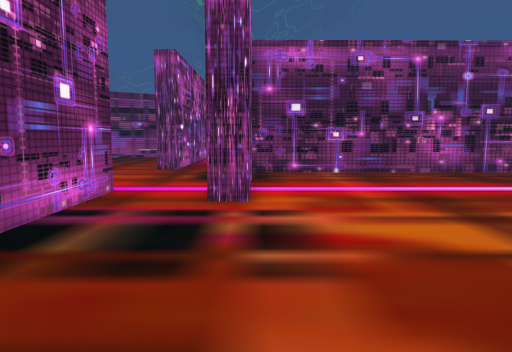
view 1 (above)

19 first-person views from a walk through a scene from a Unity 3-D project. The camera is 1.4 m above the floor, tilts 6° down and sees 70° across. The floor is counted in squares, 1 m on a side. Each view is taken from the middle of a square. On the plan, view 1 faces up. The plan holds only what a view shows up to about 16 squares ahead; the rest is blank. The place goes on beyond the plan.

view 2
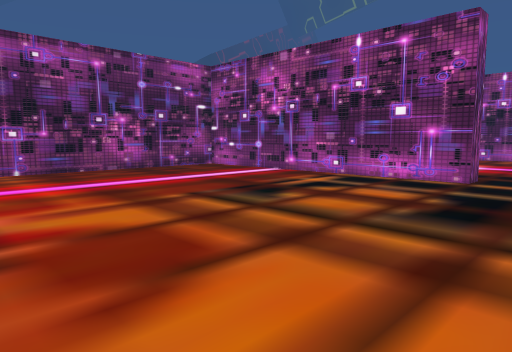

view 3
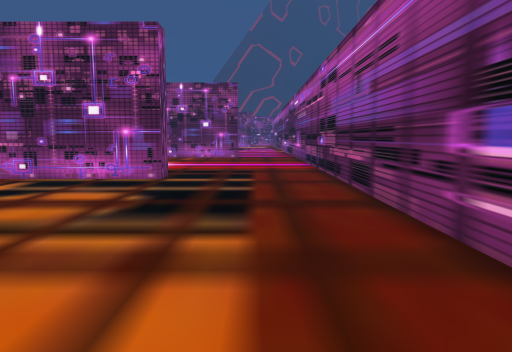

view 4
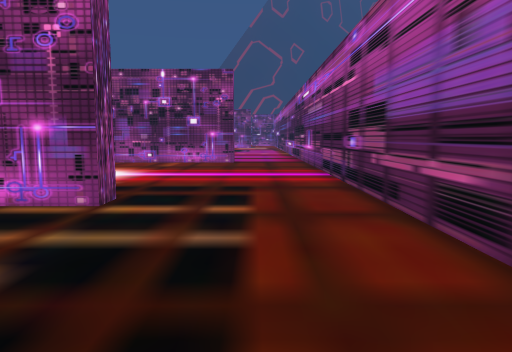

view 5
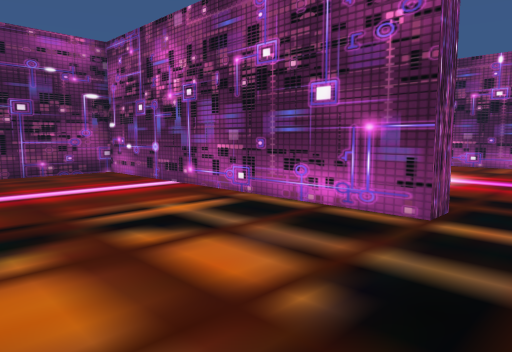

view 6
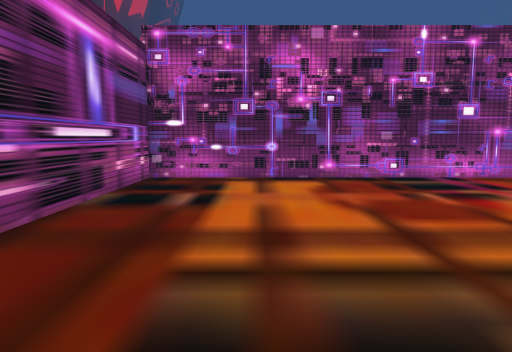

view 7
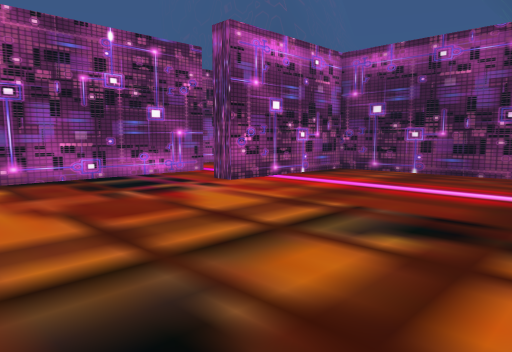

view 8
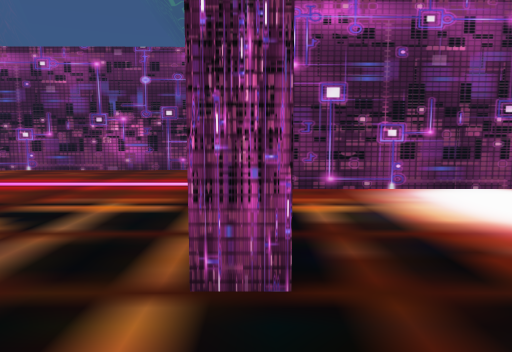

view 9
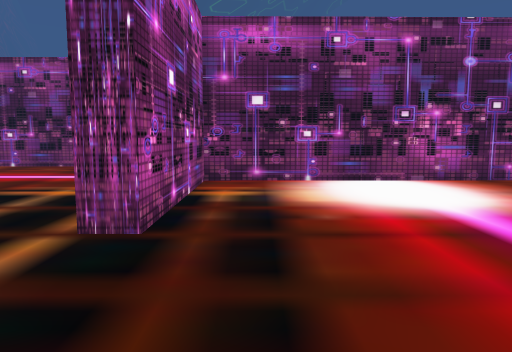

view 10
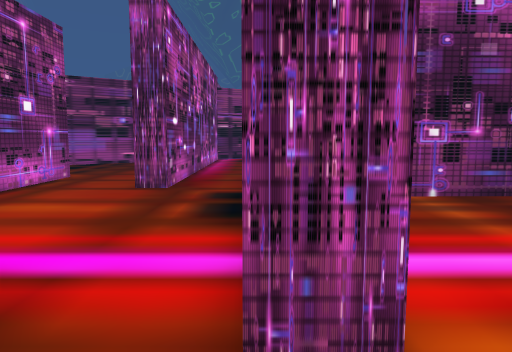

view 11
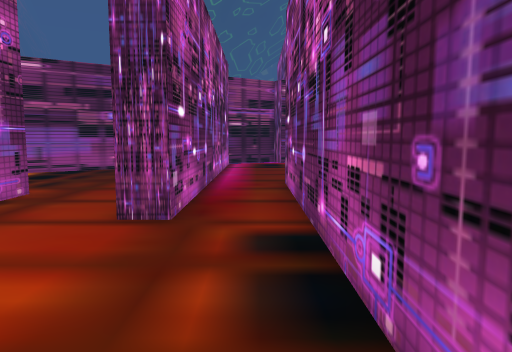

view 12
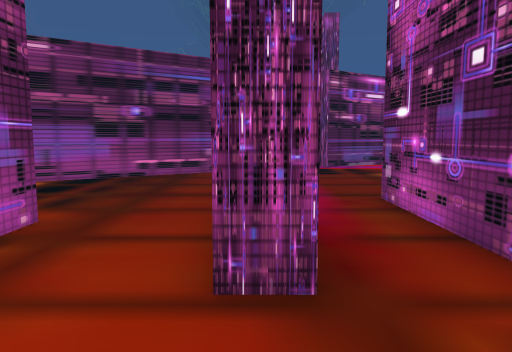

view 13
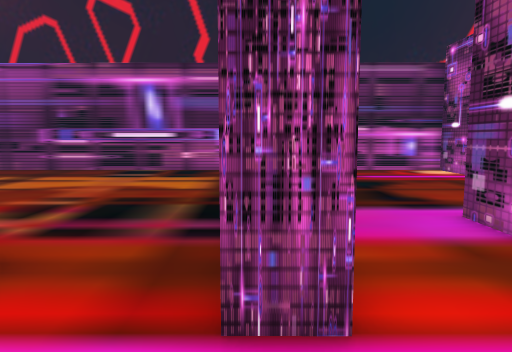

view 14
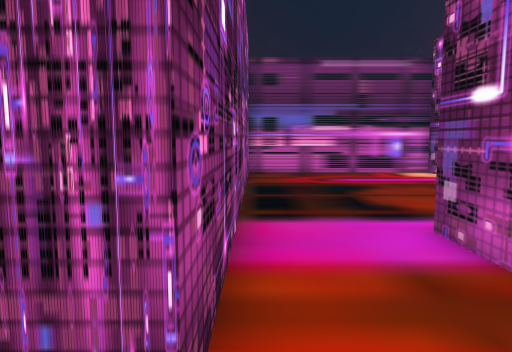

view 15
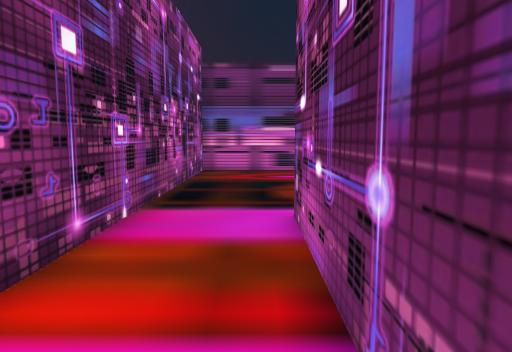

view 16
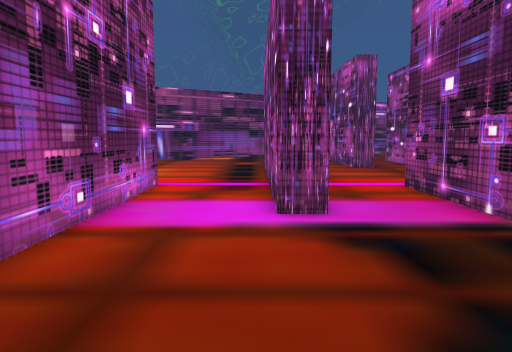

view 17
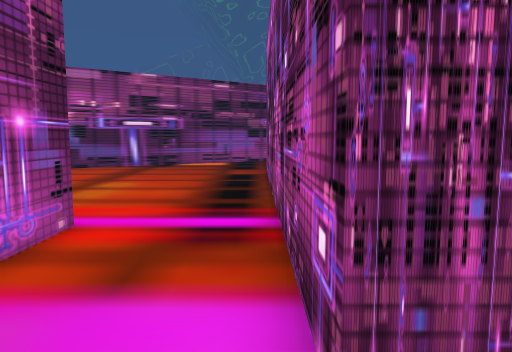

view 18
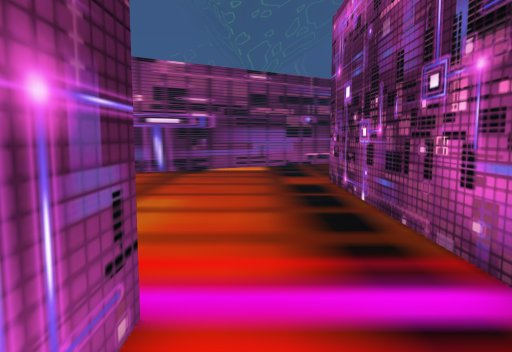

view 19
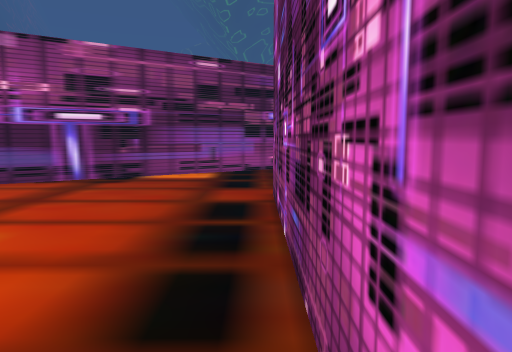

### Floor plan
Points are (right, up) in squares from view 1. A wall is a line through its corners. A room is listed if a view was taken in it or the views show most of it. See-through windows are left out.
Room 1 (views 1, 2, 3, 4, 5, 6, 7, 8, 9, 10)
walls: (-3.7, 7.5) (-3.8, -3.7) (21, -3.8); (-0.1, 13.6) (-0.1, 8) (-1.1, 8); (21.6, 8.9) (13.3, 8.8) (13.3, 2.2) (12.4, 2.2) (12.4, 14.8) (-0.2, 14.6)
ways out: opening at (-2.5, 8.5) to room 2
Room 2 (views 11, 12, 13, 14, 15, 16, 17, 18, 19)
walls: (-7.7, 11.1) (-7.7, 5.6) (-8.6, 5.6) (-8.6, 19.1); (-11.9, 9.7) (-11.9, 3); (-7.7, 19.1) (-7.7, 15.4); (-1.1, 11.1) (-1.1, 21.4); (-3.4, 22.6) (-3.4, 16.1) (-4.5, 16.1); (-11.9, -1.8) (-11.9, -3.7) (-4.7, -3.7) (-4.7, 9.5) (-3.7, 9.5) (-3.7, 7.5); (-5.7, 27.9) (-14.6, 22.3)
ways out: opening at (-2.5, 8.5) to room 1; opening at (-2.5, 21.5)

Where each view was taken, in squares from view 1:
view 1: 0 up, 0 right, facing up
view 2: 1 down, 0 right, facing up-right
view 3: 1 down, 0 right, facing right
view 4: 1 down, 5 right, facing right
view 5: 0 up, 6 right, facing up-right
view 6: 0 up, 9 right, facing left
view 7: 0 up, 9 right, facing up-left
view 8: 1 down, 13 right, facing up
view 9: 3 down, 15 right, facing up
view 10: 6 up, 1 left, facing up
view 11: 10 up, 2 left, facing up
view 12: 13 up, 4 left, facing up
view 13: 12 up, 4 left, facing down
view 14: 11 up, 5 left, facing down
view 15: 12 up, 7 left, facing down
view 16: 1 down, 9 left, facing up
view 17: 4 up, 9 left, facing up
view 18: 7 up, 11 left, facing up
view 19: 10 up, 9 left, facing up
